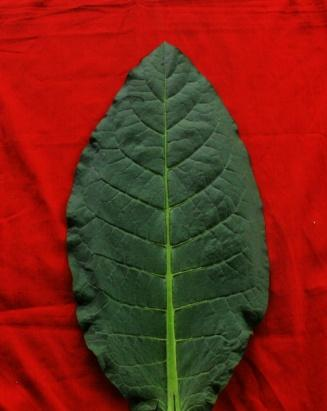
#> input picture daun_tembakau.jpg, 327 x 411 px
$ jupyter execute Preprocessing.ipynb   (older library calls are emulated)
#> lines starting #> are read from the running program, lines starting #| are printed output that depends on the picture; after the words box and inside, x2 and y2 are one past the last pixel; in counts of white or black regions, pixels touching at a corner belong together
[cell 1]
import cv2
import numpy as np
import matplotlib.pyplot as plt
from skimage import data, filters
import time

## Load Citra BGR

[cell 2]
imgfile = 'daun_tembakau.jpg'
image = cv2.imread(imgfile)
#> image is the input picture: shape (411, 327, 3); mean B, G, R 22.8, 37.8, 122.6
# image
image = image[:,:,::-1]
plt.figure(figsize=(12,6))
plt.subplot(121),plt.imshow(image, cmap="gray")
plt.title('Input'), plt.xticks([]), plt.yticks([])
plt.show()

## Pemisahan Background

[cell 3]
timestart = time.clock()

# Pemisahan Background
red = image[:,:,0]
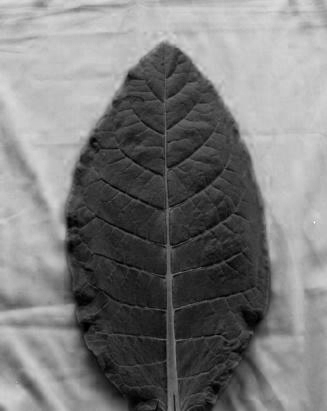
#> red: shape (411, 327); min 0, max 252, mean 122.6
green = image[:,:,1]
blue = image[:,:,2]
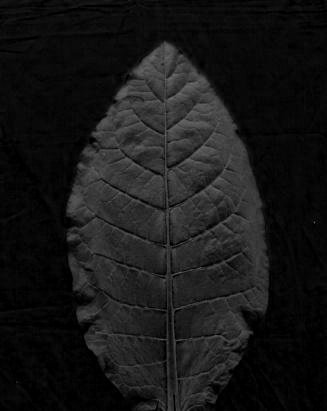
#> blue: shape (411, 327); min 0, max 111, mean 22.8

row, column, channel = image.shape
#> row = 411; column = 327; channel = 3

row, column, channel
#> Out = (411, 327, 3)

[cell 4]
for i in range(row):
    for j in range(column):
        if image[i,j,0] > image[i,j,1] and image[i,j,0] > image[i,j,2]:
            image[i,j,0] = 0
            image[i,j,1] = 0
            image[i,j,2] = 0
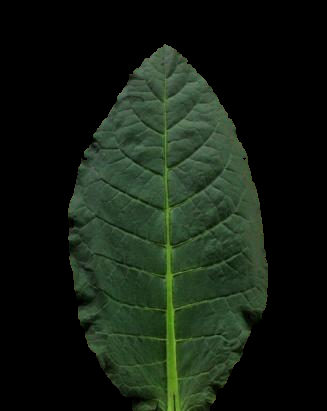
#> image: shape (411, 327, 3); mean R, G, B 20.1, 29.8, 18.5

split_bg = image

plt.figure(figsize=(12,6))
plt.subplot(121),plt.imshow(image, cmap="gray")
plt.title('Pemisahan Background'), plt.xticks([]), plt.yticks([])
plt.show()

## Konversi Grayscale

[cell 5]
gray_img = cv2.cvtColor(image, cv2.COLOR_BGR2GRAY)
# gray_img
plt.figure(figsize=(12,6))
plt.subplot(121),plt.imshow(gray_img, cmap="gray")
plt.title('Konversi Grayscale'), plt.xticks([]), plt.yticks([])
plt.show()

## Gaussian Filter

[cell 6]
gauss_img0 = cv2.GaussianBlur(gray_img,(5,5),0)

plt.figure(figsize=(12,6))
plt.subplot(122),plt.imshow(gauss_img0, cmap="gray")
plt.title('Gaussian Filter'), plt.xticks([]), plt.yticks([])
plt.show()

## Deteksi Tepi Sobel

[cell 7]
gauss_img = gauss_img0/256

# Deteksi Tepi Sobel
sobelx = np.array([
        [-1, 0, 1],
        [-2, 0, 2],
        [-1, 0, 1]], dtype = np.float)

sobely = np.array([
        [-1, -2, -1],
        [0, 0, 0],
        [1, 2, 1]], dtype = np.float)

row = gauss_img.shape[0] #row
column = gauss_img.shape[1] #column

sobelxImage = np.zeros((row,column))
sobelyImage = np.zeros((row,column))
sobelGrad = np.zeros((row,column))

image = gauss_img

[cell 8]
for i in range(1, row-1):
    for j in range(1, column-1):
        #Calculate gx and gy using Sobel (horizontal and vertical gradients)
        gx = (sobelx[0][0] * image[i-1][j-1]) + (sobelx[0][1] * image[i-1][j]) + \
             (sobelx[0][2] * image[i-1][j+1]) + (sobelx[1][0] * image[i][j-1]) + \
             (sobelx[1][1] * image[i][j]) + (sobelx[1][2] * image[i][j+1]) + \
             (sobelx[2][0] * image[i+1][j-1]) + (sobelx[2][1] * image[i+1][j]) + \
             (sobelx[2][2] * image[i+1][j+1])

        gy = (sobely[0][0] * image[i-1][j-1]) + (sobely[0][1] * image[i-1][j]) + \
             (sobely[0][2] * image[i-1][j+1]) + (sobely[1][0] * image[i][j-1]) + \
             (sobely[1][1] * image[i][j]) + (sobely[1][2] * image[i][j+1]) + \
             (sobely[2][0] * image[i+1][j-1]) + (sobely[2][1] * image[i+1][j]) + \
             (sobely[2][2] * image[i+1][j+1])

        sobelxImage[i-1][j-1] = gx
        sobelyImage[i-1][j-1] = gy

        #Calculate the gradient magnitude
        g = np.sqrt(gx * gx + gy * gy)
        sobelGrad[i-1][j-1] = g
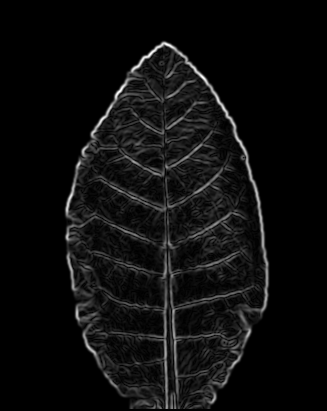
#> sobelGrad: shape (411, 327) float64; min 0, max 1.08, mean 0.0579; drawn with min black and max white
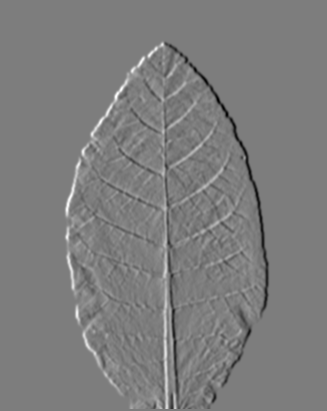
#> sobelxImage: shape (411, 327) float64; min -0.895, max 0.918, mean 0; drawn with min black and max white
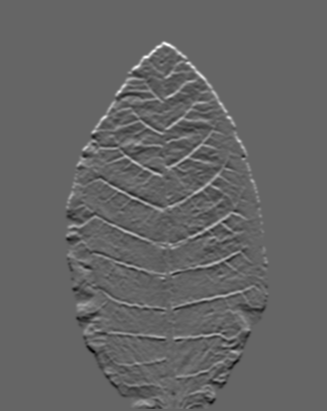
#> sobelyImage: shape (411, 327) float64; min -0.656, max 1, mean 0.00106; drawn with min black and max white

# sobelGrad = np.delete(sobelGrad, np.s_[327:], 1)

plt.figure(figsize=(12,6))
plt.subplot(121),plt.imshow(sobelGrad, cmap="gray")
plt.title('Sobel Gradient'), plt.xticks([]), plt.yticks([])
plt.show()

## Hysteresis Thresholding

[cell 9]
low = 0.1
high = 0.2

lowt = (sobelGrad > low).astype(int)
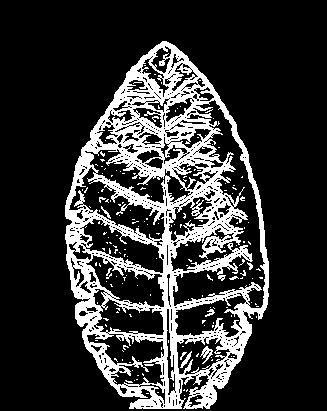
#> lowt: shape (411, 327) int64; values 0 (black) and 1 (white), 19.8% white; 170 white regions (161 under 20 px), largest, box (x1, y1, x2, y2) and area: (65, 41, 269, 409) 25672, (200, 346, 213, 364) 93, (180, 351, 192, 368) 59
hight = (sobelGrad > high).astype(int)
#> hight: shape (411, 327) int64; values 0 (black) and 1 (white), 8.4% white; 245 white regions (194 under 20 px), largest, box (x1, y1, x2, y2) and area: (65, 41, 269, 317) 2891, (168, 251, 254, 401) 983, (95, 167, 223, 252) 866
hyst = filters.apply_hysteresis_threshold(sobelGrad, low, high)
#> hyst: shape (411, 327) bool; 18.9% white; 4 white regions, box (x1, y1, x2, y2) and area: (65, 41, 269, 409) 25194, (201, 346, 213, 364) 91, (205, 309, 215, 317) 36, (121, 204, 127, 211) 24
hysteresis_threshold = hight + hyst
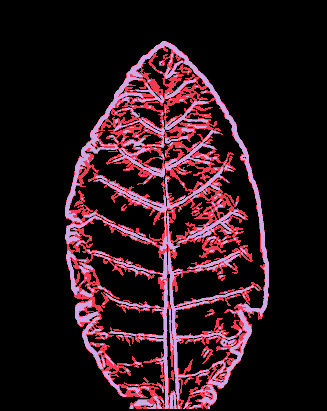
#> hysteresis_threshold: shape (411, 327) int64; 3 distinct labels, from 0 to 2; one colour per label, 0 black

plt.figure(figsize=(12,6))
plt.subplot(131),plt.imshow(lowt, cmap="gray")
plt.title('Low Threshold'), plt.xticks([]), plt.yticks([])
plt.subplot(132),plt.imshow(hight, cmap="gray")
plt.title('High Threshold'), plt.xticks([]), plt.yticks([])
plt.subplot(133),plt.imshow(hysteresis_threshold, cmap="gray")
plt.title('Hystheresis Thresholding'), plt.xticks([]), plt.yticks([])
plt.show()

timeend = time.clock() - timestart
print("Total execution time: ", timeend)

## Metode Lain

[cell 10]
# ----------------morfologi gradient, adapt. threshold--------------------
hsv = cv2.cvtColor(split_bg, cv2.COLOR_BGR2HSV)
#> hsv: shape (411, 327, 3); mean H, S, V 25, 40.8, 29.8
kernel = np.ones((3,3),np.uint8)

lower_red = np.array([8,180,0])
upper_red = np.array([255,255,255])

mask = cv2.inRange(hsv, lower_red, upper_red)
#> mask: shape (411, 327); 1.7% white; 184 white regions (165 under 20 px), largest, box (x1, y1, x2, y2) and area: (163, 253, 177, 411) 707, (133, 391, 159, 411) 109, (174, 309, 182, 340) 83

gradient = cv2.morphologyEx(mask, cv2.MORPH_GRADIENT, kernel)
#> gradient: shape (411, 327); 4.1% white; 90 white regions (50 under 20 px), largest, box (x1, y1, x2, y2) and area: (143, 252, 186, 411) 2191, (151, 218, 187, 249) 299, (131, 390, 164, 411) 283

plt.figure(figsize=(12,6))
plt.subplot(131),plt.imshow(gradient, cmap="gray")
plt.title('Morphology Gradient'), plt.xticks([]), plt.yticks([])

adpThreshold = cv2.adaptiveThreshold(gauss_img0,255,cv2.ADAPTIVE_THRESH_GAUSSIAN_C,cv2.THRESH_BINARY_INV,13,4)
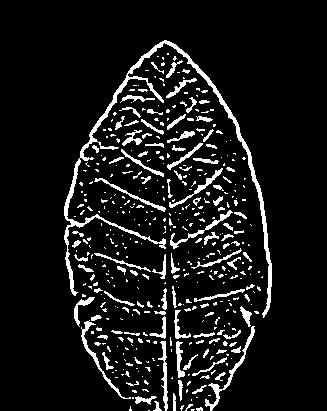
#> adpThreshold: shape (411, 327); 9.1% white; 432 white regions (326 under 20 px), largest, box (x1, y1, x2, y2) and area: (64, 40, 272, 318) 2904, (205, 326, 255, 411) 412, (81, 320, 131, 399) 323

plt.subplot(132),plt.imshow(adpThreshold, cmap="gray")
plt.title('Adaptive Thresholding'), plt.xticks([]), plt.yticks([])

ret, thresh = cv2.threshold(gray_img, 0, 255,
                            cv2.THRESH_BINARY +
                            cv2.THRESH_OTSU)
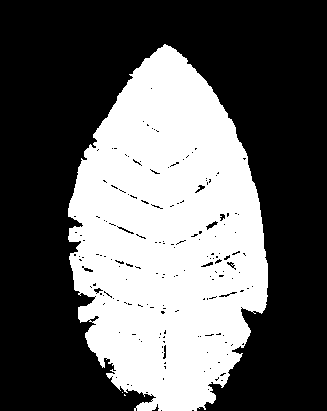
#> thresh: shape (411, 327); 38.2% white; 3 white regions (2 under 20 px), largest, box (x1, y1, x2, y2) and area: (68, 44, 268, 411) 51391
#> ret = 32

plt.subplot(133),plt.imshow(thresh, cmap="gray")
plt.title('Otsu'), plt.xticks([]), plt.yticks([])
plt.show()
